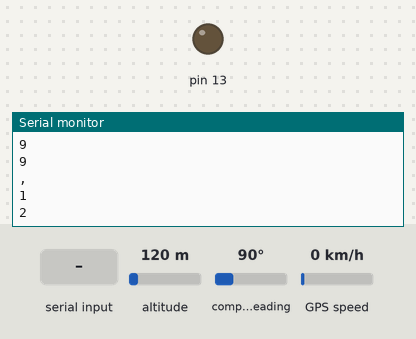
The sketch below on a simulated Arduino Uno, built for the host (arithmetic inside an expression is 32-bit, double 64-bit). Shown: output pins drawn as LEDs (lit = HIGH), the last lines printed to the serial monitor. Inputs (shaded band) come from the test bench; at power-on: altitude 120 m, GPS speed 0 km/h, compass heading 90°. The GPS gets a fix after 3 s at 37.7749, -122.4194 with 8 satellites.

Above: at 1.2 s.
1.3 s: altitude set to 20 m
At 1.9 s:
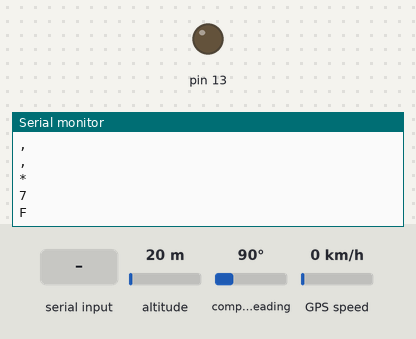
4.5 s: "on" received over the second serial link
6.0 s: GPS speed set to 2 km/h
At 9.0 s:
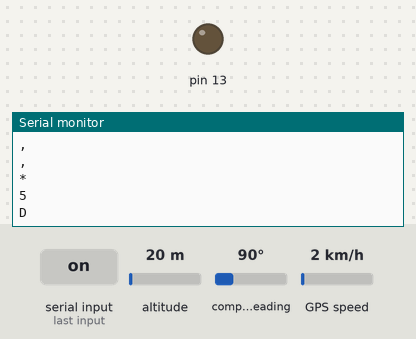
Timing chart, 0 to 10.5 s (numbered marks = the images above; inputs shaded):
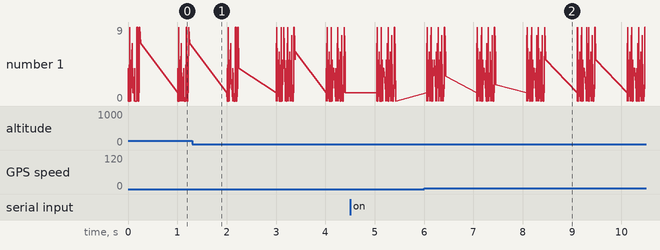

The sketch:

good.ino
```cpp
#include <SoftwareSerial.h>
#include <TinyGPS.h>

int blueTx = 2; //Tx (보내는핀 설정)
int blueRx = 3; //Rx (받는핀 설정)
SoftwareSerial mySerial(blueTx, blueRx);  //시리얼 통신을 위한 객체선언
String myString = ""; //받는 문자열

TinyGPS gps;
SoftwareSerial ss(11 , 12 );

void setup()
{
  Serial.begin(9600);
  ss.begin(9600);
  Serial.println();
  Serial.begin(9600);   //시리얼모니터
  mySerial.begin(9600); //블루투스 시리얼 개방
  pinMode(13, OUTPUT);  //Pin 13을 OUTPUT으로 설정 (LED ON/OFF)
}

void loop()
{
  while (mySerial.available()) //mySerial 값이 있으면
  {
    //Serial.println("asd");
    char myChar = (char)mySerial.read();  //mySerial int형식의 값을 char형식으로 변환
    myString += myChar; //수신되는 문자열을 myString에 모두 붙임 (1바이트씩 전송되는 것을 모두 붙임)
    delay(5);           //수신 문자열 끊김 방지
  }
  if (myString.length() > 0) {
    Serial.println(myString);
    if (myString.equals("on"))
    {
      digitalWrite(13, HIGH); //LED ON
     }
    else{
      digitalWrite(13, LOW);  //LED OFF
      myString = "";
    }
   }
   //else {
    //digitalWrite(13, LOW);  //LED OFF
   // myString = "";
 // }

  bool newData = false;
  unsigned long chars;
  unsigned short sentences, failed;

  for (unsigned long start = millis(); millis() - start < 1000;)
  {
    while (ss.available())
    {
      char c = ss.read();
      Serial.println(c);

      if (gps.encode(c))
        newData = true;
    }
  }

  if (newData)
  {
    float flat, flon;
    unsigned long age;
    gps.f_get_position(&flat, &flon, &age);
    mySerial.print("LAT=");
    mySerial.print(flat == TinyGPS::GPS_INVALID_F_ANGLE ? 0.0 : flat, 6);
    mySerial.print(" LON=");
    mySerial.print(flon == TinyGPS::GPS_INVALID_F_ANGLE ? 0.0 : flon, 6);
    mySerial.print(" SAT=");
    mySerial.print(gps.satellites() == TinyGPS::GPS_INVALID_SATELLITES ? 0 : gps.satellites());
    mySerial.print(" PREC=");
    mySerial.print(gps.hdop() == TinyGPS::GPS_INVALID_HDOP ? 0 : gps.hdop());
  }

  gps.stats(&chars, &sentences, &failed);
  mySerial.print(" CHARS=");
  mySerial.print(chars);
  mySerial.print(" SENTENCES=");
  mySerial.print(sentences);
  mySerial.print(" CSUM ERR=");
  mySerial.println(failed);
  if (chars == 0)
    mySerial.println("** No characters received from GPS: check wiring **");
}
```

Measured:
- after the input at 6.0 s, the serial monitor: prints a new line after 2.2 s (image 2)
